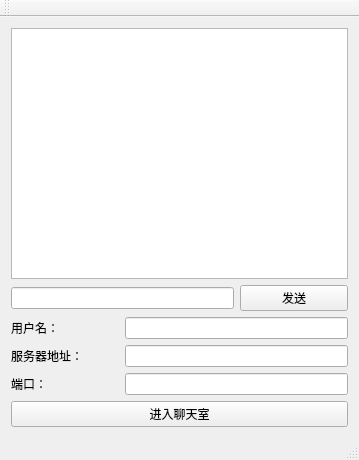
<?xml version="1.0" encoding="UTF-8"?>
<ui version="4.0">
 <class>MainWindow</class>
 <widget class="QMainWindow" name="MainWindow">
  <property name="geometry">
   <rect>
    <x>0</x>
    <y>0</y>
    <width>359</width>
    <height>460</height>
   </rect>
  </property>
  <property name="windowTitle">
   <string>MainWindow</string>
  </property>
  <widget class="QWidget" name="centralWidget">
   <layout class="QGridLayout" name="gridLayout">
    <item row="1" column="0" colspan="2">
     <widget class="QLineEdit" name="lineEdit"/>
    </item>
    <item row="1" column="2">
     <widget class="QPushButton" name="sendButton">
      <property name="text">
       <string>发送</string>
      </property>
     </widget>
    </item>
    <item row="2" column="0">
     <widget class="QLabel" name="label">
      <property name="text">
       <string>用户名：</string>
      </property>
     </widget>
    </item>
    <item row="2" column="1" colspan="2">
     <widget class="QLineEdit" name="namelineEdit"/>
    </item>
    <item row="3" column="0">
     <widget class="QLabel" name="label_2">
      <property name="text">
       <string>服务器地址：</string>
      </property>
     </widget>
    </item>
    <item row="3" column="1" colspan="2">
     <widget class="QLineEdit" name="addrlineEdit"/>
    </item>
    <item row="4" column="0">
     <widget class="QLabel" name="label_3">
      <property name="text">
       <string>端口：</string>
      </property>
     </widget>
    </item>
    <item row="4" column="1" colspan="2">
     <widget class="QLineEdit" name="portlineEdit"/>
    </item>
    <item row="0" column="0" colspan="3">
     <widget class="QListWidget" name="listWidget"/>
    </item>
    <item row="5" column="0" colspan="3">
     <widget class="QPushButton" name="enterButton">
      <property name="text">
       <string>进入聊天室</string>
      </property>
     </widget>
    </item>
   </layout>
  </widget>
  <widget class="QMenuBar" name="menuBar">
   <property name="geometry">
    <rect>
     <x>0</x>
     <y>0</y>
     <width>359</width>
     <height>23</height>
    </rect>
   </property>
  </widget>
  <widget class="QToolBar" name="mainToolBar">
   <attribute name="toolBarArea">
    <enum>TopToolBarArea</enum>
   </attribute>
   <attribute name="toolBarBreak">
    <bool>false</bool>
   </attribute>
  </widget>
  <widget class="QStatusBar" name="statusBar"/>
 </widget>
 <layoutdefault spacing="6" margin="11"/>
 <resources/>
 <connections/>
</ui>
